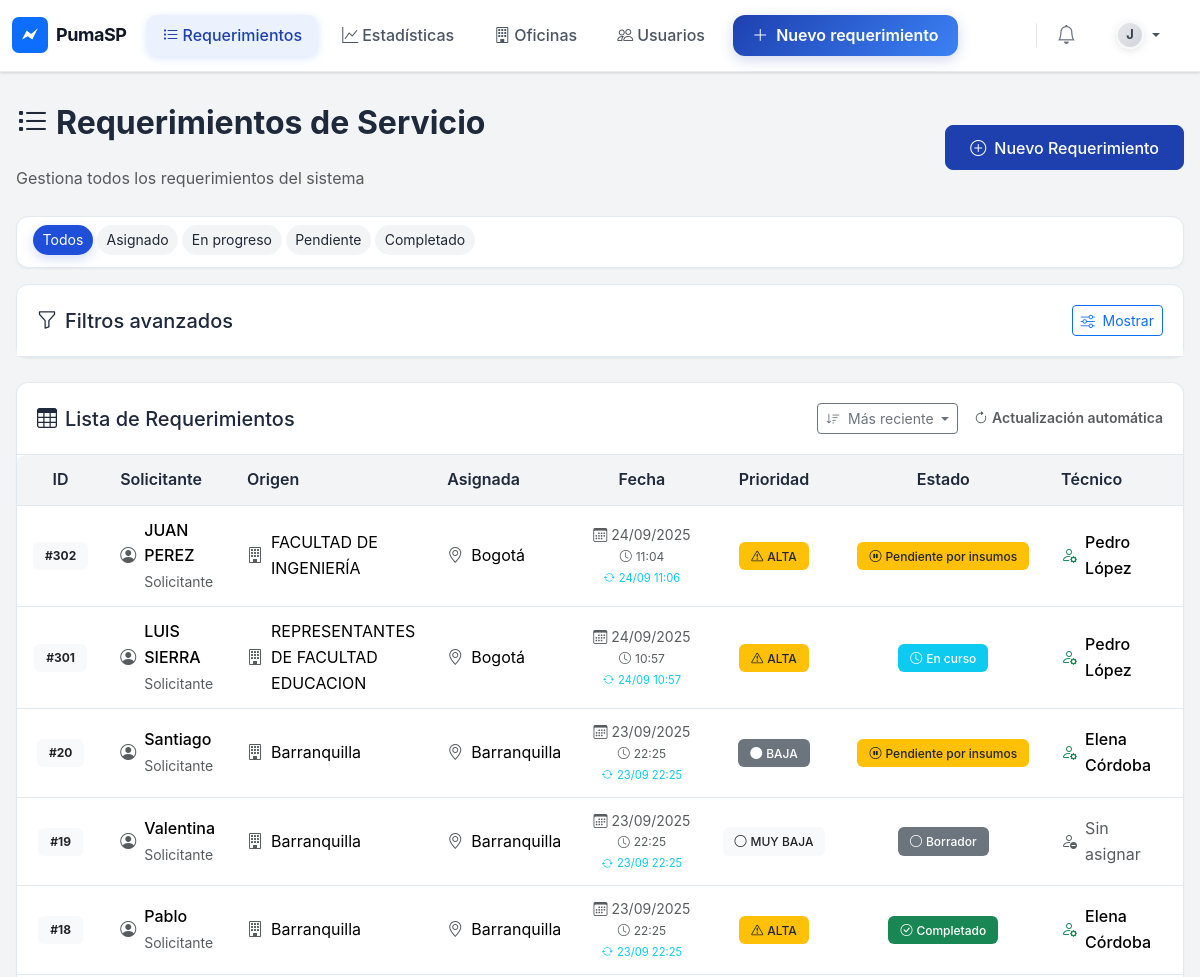
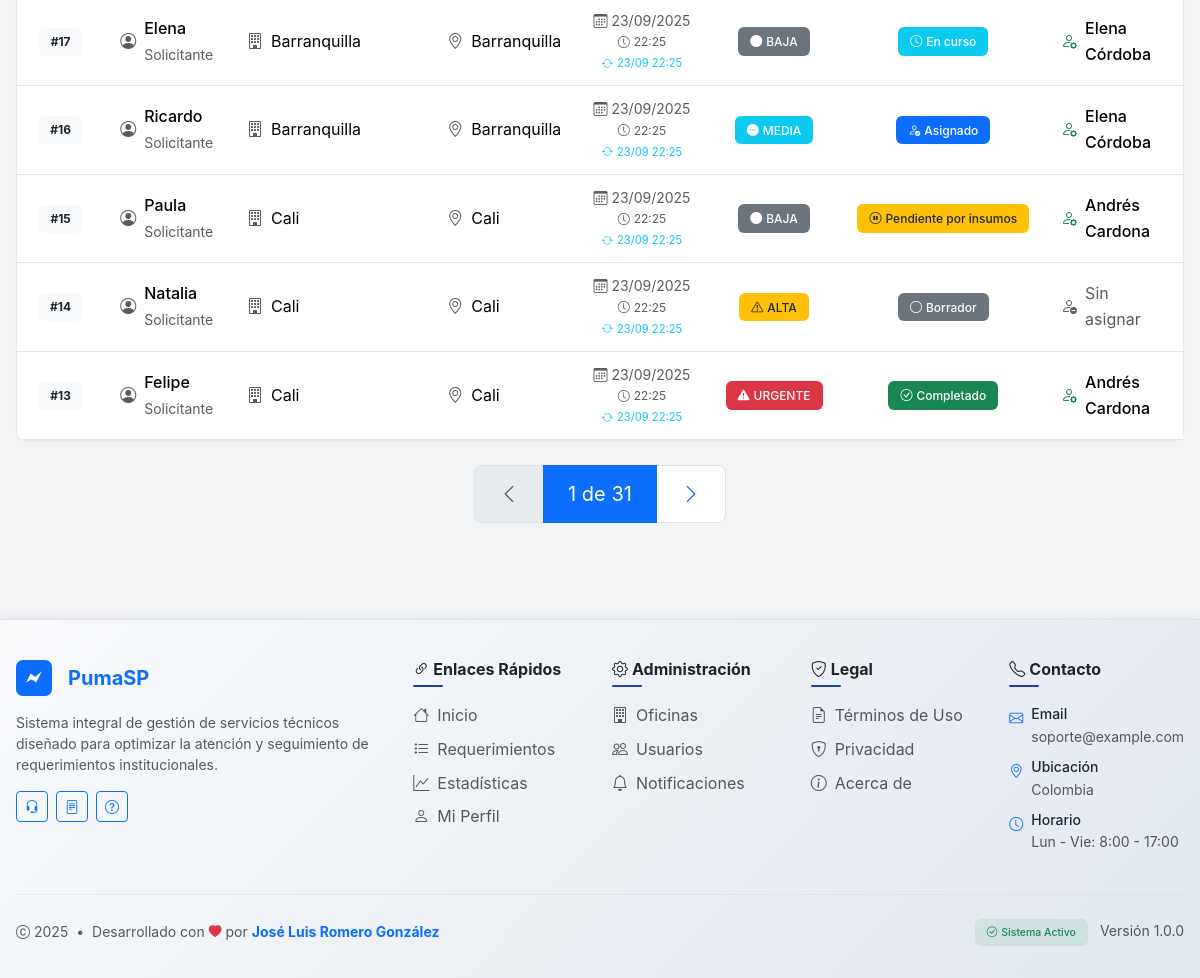
The app's page /tickets/ (signed in), older data (2 pictures, top to bottom).
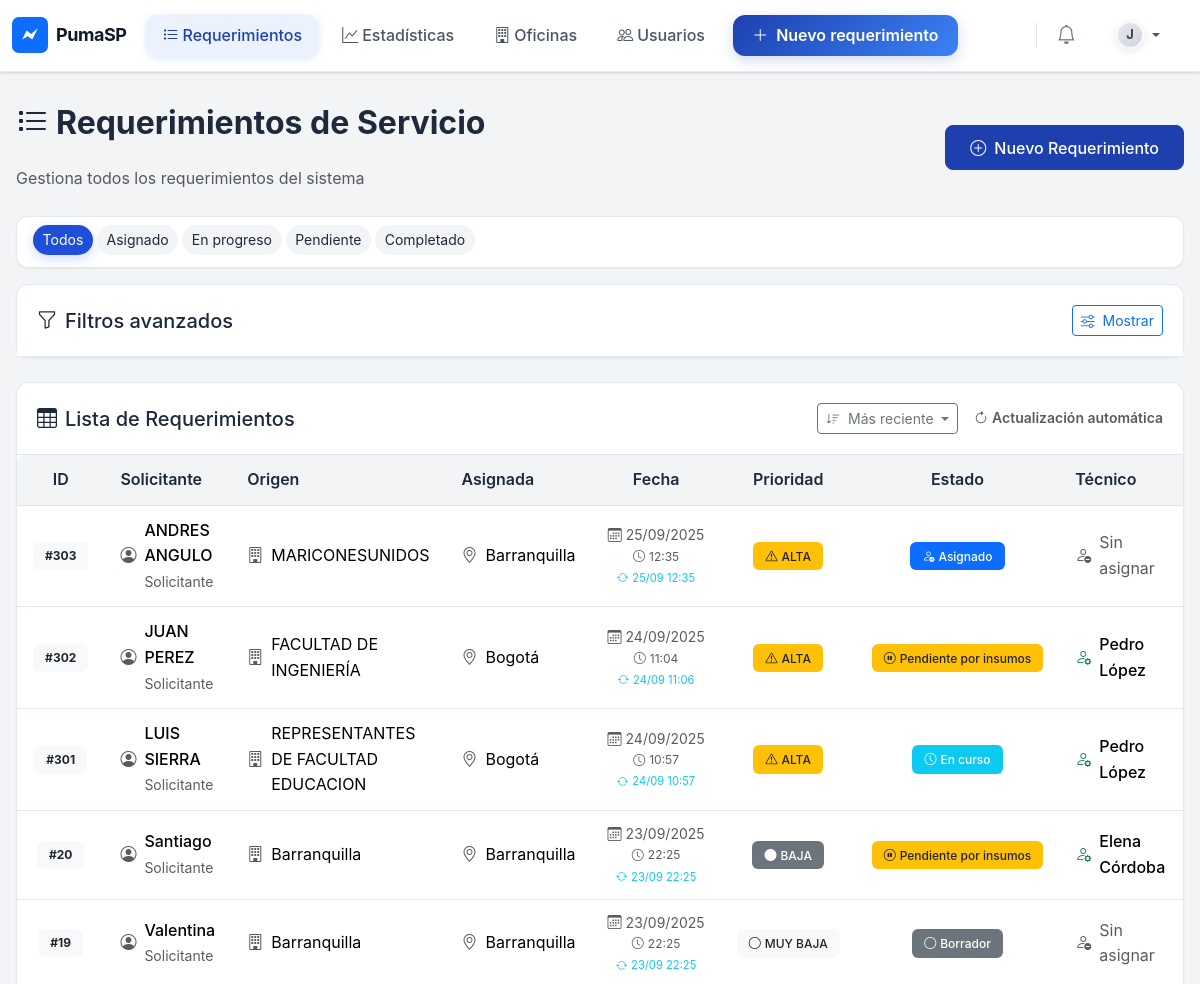
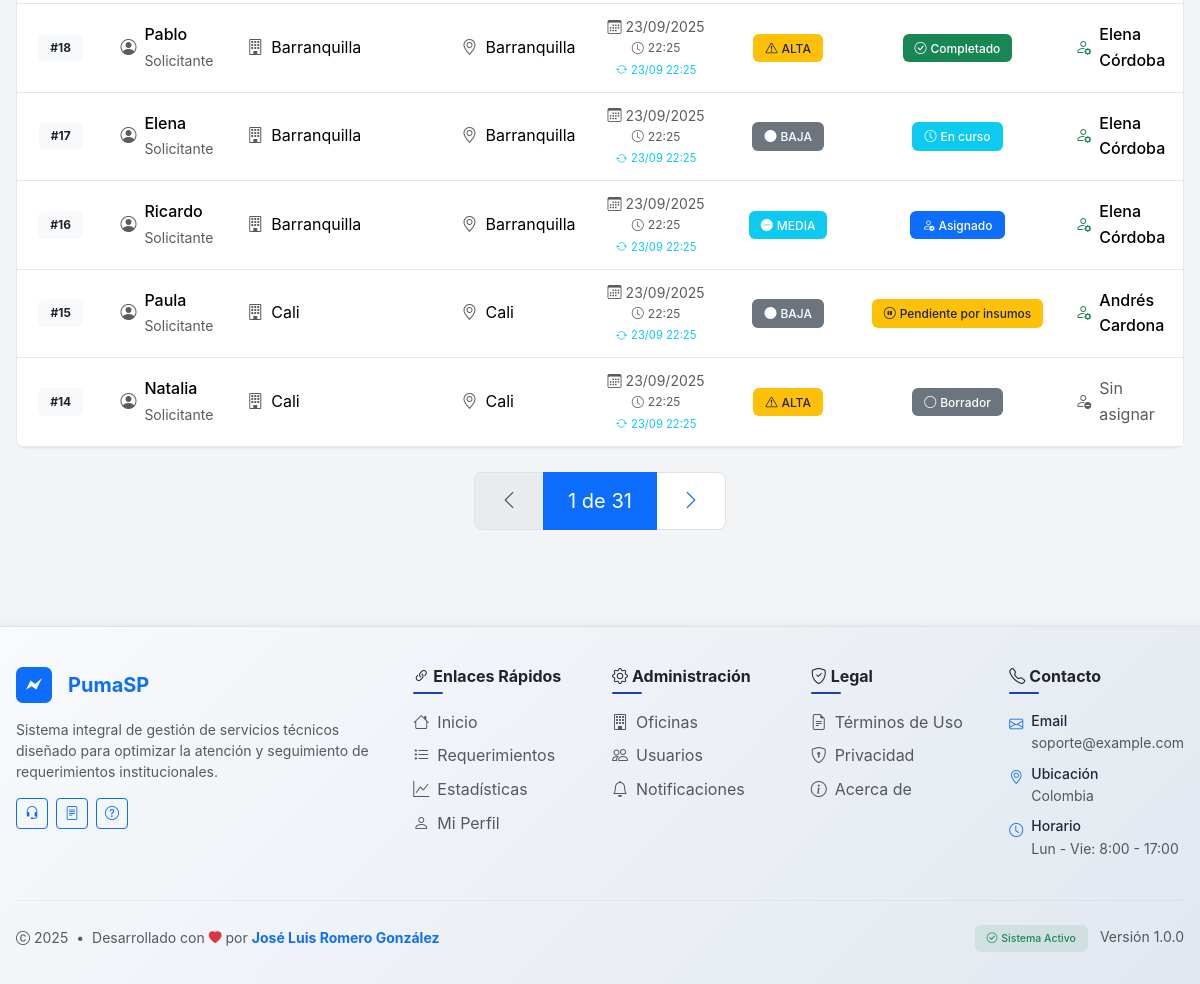
The same page, newer data (2 pictures, top to bottom).
### tickets/models.py (models this page shows, shortened)
class Ticket(models.Model):
	requester_name = models.CharField(max_length=150, verbose_name=_('Nombre del solicitante'))
	requester_office = models.ForeignKey('oficinas.Office', related_name='tickets_requested', on_delete=models.PROTECT, verbose_name=_('Oficina que solicita (catálogo)'), null=True, blank=True)
	requester_office_text = models.CharField(max_length=150, verbose_name=_('Oficina que solicita'), blank=True)
	description = models.TextField(verbose_name=_('Descripción del servicio'))
	priority = models.IntegerField(choices=TicketPriority.choices, default=TicketPriority.P3, verbose_name=_('Prioridad'))
	assigned_office = models.ForeignKey('oficinas.Office', related_name='tickets_assigned', on_delete=models.PROTECT, verbose_name=_('Oficina asignada'))
	supervisor = models.ForeignKey('accounts.CustomUser', related_name='tickets_supervised', null=True, blank=True, on_delete=models.SET_NULL, verbose_name=_('Supervisor'))
	technician = models.ForeignKey('accounts.CustomUser', related_name='tickets_assigned_to', null=True, blank=True, on_delete=models.SET_NULL, verbose_name=_('Técnico'))
	equipment_code = models.CharField(max_length=120, blank=True, verbose_name=_('Código del equipo'))
	status = models.CharField(max_length=20, choices=TicketStatus.choices, default=TicketStatus.DRAFT, verbose_name=_('Estado'))
	created_at = models.DateTimeField(auto_now_add=True)
	updated_at = models.DateTimeField(auto_now=True)

### oficinas/models.py (models this page shows)
class Office(models.Model):
	name = models.CharField(max_length=120, unique=True)
	description = models.TextField(blank=True)
	supervisor = models.ForeignKey('accounts.CustomUser', null=True, blank=True, on_delete=models.SET_NULL, related_name='supervisa_oficina')
	def __str__(self):
		return self.name

### accounts/models.py (models this page shows, shortened)
class CustomUser(AbstractUser):
	approved = models.BooleanField(default=False, help_text=_('Aprobado por Jefe'))
	role = models.CharField(max_length=16, choices=Roles.choices, default=Roles.UNASSIGNED)
	office = models.ForeignKey('oficinas.Office', null=True, blank=True, on_delete=models.SET_NULL, related_name='users')
	class IdentificationType(models.TextChoices):
		CC = 'CC', _('Cédula de ciudadanía')
		CE = 'CE', _('Cédula de extranjería')
		TI = 'TI', _('Tarjeta de identidad')
		PAS = 'PAS', _('Pasaporte')
		NIT = 'NIT', _('NIT')
		PEP = 'PEP', _('Permiso especial de permanencia')
	id_type = models.CharField(
		max_length=5,
		choices=IdentificationType.choices,
		null=True,
		blank=True,
		verbose_name=_('Tipo de identificación'),
	)
	id_number = models.CharField(
		max_length=32,
		null=True,
		blank=True,
		unique=True,
		verbose_name=_('Número de identificación'),
	)
	birth_date = models.DateField(null=True, blank=True, verbose_name=_('Fecha de nacimiento'))
	phone = models.CharField(max_length=20, null=True, blank=True, verbose_name=_('Teléfono'))
	@property
	def is_jefe(self):
		return self.role == Roles.JEFE
	@property
	def is_supervisor(self):
		return self.role == Roles.SUPERVISOR
	@property
	def is_tecnico(self):
		return self.role == Roles.TECNICO

### tickets/views.py (the view, shortened to what this page needs)
# urls.py: path('', views.index, name='oficinas_index'),
@login_required
def index(request):
	if request.user.is_jefe:
		qs = Ticket.objects.select_related('assigned_office', 'technician').all()
	elif request.user.is_supervisor:
		qs = Ticket.objects.filter(assigned_office=request.user.office)
	else:
		qs = Ticket.objects.filter(technician=request.user)
	status = request.GET.get('status')
	priority = request.GET.get('priority')
	office = request.GET.get('office')
	tech = request.GET.get('tech')
	q = request.GET.get('q')
	if status:
		qs = qs.filter(status=status)
	if priority:
		qs = qs.filter(priority=priority)
	if office:
		qs = qs.filter(assigned_office_id=office)
	if tech:
		qs = qs.filter(technician_id=tech)
	if q:
		qs = qs.filter(models.Q(requester_name__icontains=q) | models.Q(description__icontains=q))
	sort_by = request.GET.get('sort', '-created_at')  # Default: newest first
	valid_sorts = [
		'-created_at',  # Newest first
		'created_at',   # Oldest first
		'-updated_at',  # Recently updated first
		'updated_at',   # Least recently updated first
		'-priority',    # High priority first
		'priority',     # Low priority first
		'status',       # Status alphabetical
		'-status'       # Status reverse alphabetical
	]
	if sort_by in valid_sorts:
		qs = qs.order_by(sort_by)
	else:
		qs = qs.order_by('-created_at')
	page = request.GET.get('page', 1)
	paginator = Paginator(qs, 10)
	tickets = paginator.get_page(page)
	tech_counts = None
	tecnicos = None
	offices = None
	if request.user.is_jefe:
		offices = Office.objects.all()
		tecnicos = CustomUser.objects.filter(role=Roles.TECNICO)
	context = {
		'tickets': tickets,
		'tech_counts': tech_counts,
		'priority_choices': ['1','2','3','4','5'],
		'filters': {
			'status': status or '',
			'priority': priority or '',
			'office': int(office) if office else '',
			'tech': int(tech) if tech else '',
			'q': q or '',
			'sort': sort_by,
		},
		'tecnicos': tecnicos,
		'offices': offices,
	}
	if request.headers.get('x-requested-with') == 'XMLHttpRequest' and request.GET.get('partial') == 'tbody':
		html = render_to_string('tickets/_table_body.html', context | {'no_layout': True}, request=request)
		return JsonResponse({'html': html})
	return render(request, 'tickets/index.html', context)

### accounts/templatetags/name_filters.py (called while the page is built)
@register.filter(name='first_last')
def first_last(user):
    if not user:
        return ''
    first = (getattr(user, 'first_name', '') or '').strip()
    last = (getattr(user, 'last_name', '') or '').strip()
    full = ' '.join([p for p in [first, last] if p])
    return full if full else 'Sin nombre'

### gestor_servicios/context_processors.py (called while the page is built)
def brand(request):
    return {
        'BRAND_NAME': getattr(settings, 'APP_BRAND_NAME', 'PumaSP'),
        'BRAND_TAGLINE': getattr(settings, 'APP_BRAND_TAGLINE', ''),
        'BRAND_LOGO': getattr(settings, 'APP_BRAND_LOGO', 'favicon.svg'),
    'FOOTER_CONTACT_EMAIL': getattr(settings, 'APP_CONTACT_EMAIL', 'soporte@example.com'),
    'FOOTER_CONTACT_LOCATION': getattr(settings, 'APP_CONTACT_LOCATION', 'Colombia'),
    }

### templates/tickets/index.html (shortened to what the changed rows need)
{% extends 'base.html' %}
{% load name_filters %}
{% block content %}
<div class="d-flex justify-content-between align-items-center mb-4">
  <div>
    <h1 class="page-title">
      <i class="bi bi-list-task me-2"></i>Requerimientos de Servicio
    </h1>
  </div>
</div>
<div class="card">
  <div class="table-responsive">
    <table class="table table-hover mb-0">
      <thead class="table-light">
        <tr>
          <th scope="col" class="text-center">ID</th>
          <th scope="col">Solicitante</th>
          <th scope="col">Origen</th>
          <th scope="col">Asignada</th>
          <th scope="col" class="text-center">Fecha</th>
          <th scope="col" class="text-center">Prioridad</th>
          <th scope="col" class="text-center">Estado</th>
          <th scope="col">Técnico</th>
          <th scope="col" class="text-center">Acciones</th>
        </tr>
      </thead>
      <tbody id="tickets-tbody">
        {% include 'tickets/_table_body.html' %}
      </tbody>
    </table>
  </div>
</div>
{% endblock %}

### templates/tickets/_table_body.html (shortened to what the changed rows need)
{% load name_filters %}
{% for t in tickets %}
  <tr class="align-middle">
    <td class="text-center">
      <span class="badge bg-light text-dark fw-bold">#{{ t.id }}</span>
    </td>
    <td>
      <div class="d-flex align-items-center">
        <i class="bi bi-person-circle text-muted me-2"></i>
        <div>
          <div class="fw-medium">{{ t.requester_name }}</div>
          <small class="text-muted">Solicitante</small>
        </div>
      </div>
    </td>
    <td>
      <div class="d-flex align-items-center">
        <i class="bi bi-building text-muted me-2"></i>
        <span>{% if t.requester_office_text %}{{ t.requester_office_text }}{% else %}{{ t.requester_office|default:"Sin oficina" }}{% endif %}</span>
      </div>
    </td>
    <td>
      <div class="d-flex align-items-center">
        <i class="bi bi-geo-alt text-muted me-2"></i>
        <span>{{ t.assigned_office|default:"Sin asignar" }}</span>
      </div>
    </td>
    <td class="text-center">
      <div class="d-flex flex-column align-items-center">
        <div class="d-flex align-items-center text-muted small">
          <i class="bi bi-calendar3 me-1"></i>
          <span>{{ t.created_at|date:"d/m/Y" }}</span>
        </div>
        <div class="d-flex align-items-center text-muted" style="font-size: 0.75rem;">
          <i class="bi bi-clock me-1"></i>
          <span>{{ t.created_at|date:"H:i" }}</span>
        </div>
        {% if t.updated_at != t.created_at %}
          <div class="d-flex align-items-center text-info mt-1" style="font-size: 0.7rem;" title="Última actualización">
            <i class="bi bi-arrow-repeat me-1"></i>
            <span>{{ t.updated_at|date:"d/m H:i" }}</span>
          </div>
        {% endif %}
      </div>
    </td>
    <td class="text-center">
      {% if t.priority == 5 %}
        <span class="badge bg-danger">
          <i class="bi bi-exclamation-triangle-fill me-1"></i>{{ t.get_priority_display|upper }}
        </span>
      {% elif t.priority == 4 %}
        <span class="badge bg-warning text-dark">
          <i class="bi bi-exclamation-triangle me-1"></i>{{ t.get_priority_display|upper }}
        </span>
      {% elif t.priority == 3 %}
        <span class="badge bg-info">
          <i class="bi bi-dash-circle-fill me-1"></i>{{ t.get_priority_display|upper }}
        </span>
      {% elif t.priority == 2 %}
        <span class="badge bg-secondary">
          <i class="bi bi-circle-fill me-1"></i>{{ t.get_priority_display|upper }}
        </span>
      {% else %}
        <span class="badge bg-light text-dark">
          <i class="bi bi-circle me-1"></i>{{ t.get_priority_display|upper }}
        </span>
      {% endif %}
    </td>
    <td class="text-center">
      {% if t.status == 'DRAFT' %}
        <span class="badge bg-secondary">
          <i class="bi bi-circle me-1"></i>Borrador
        </span>
      {% elif t.status == 'ASSIGNED' %}
        <span class="badge bg-primary">
          <i class="bi bi-person-check me-1"></i>Asignado
        </span>
      {% elif t.status == 'IN_PROGRESS' %}
        <span class="badge bg-info">
          <i class="bi bi-clock me-1"></i>En curso
        </span>
      {% elif t.status == 'PENDING_SUPPLIES' %}
        <span class="badge bg-warning text-dark">
          <i class="bi bi-pause-circle me-1"></i>Pendiente por insumos
        </span>
      {% elif t.status == 'COMPLETED' %}
        <span class="badge bg-success">
          <i class="bi bi-check-circle me-1"></i>Completado
        </span>
      {% else %}
        <span class="badge bg-light text-dark">
          <i class="bi bi-question-circle me-1"></i>Desconocido
        </span>
      {% endif %}
    </td>
    <td>
      {% if t.technician %}
        <div class="d-flex align-items-center">
          <i class="bi bi-person-gear text-success me-2"></i>
          <div>
            <div class="fw-medium" title="@{{ t.technician.username }}">{{ t.technician|first_last }}</div>
          </div>
        </div>
      {% else %}
        <div class="d-flex align-items-center text-muted">
          <i class="bi bi-person-dash me-2"></i>
          <span>Sin asignar</span>
        </div>
      {% endif %}
    </td>
    <td class="text-center">
    </td>
  </tr>
{% endfor %}

Row changes from the older to the newer data that the page shows:
no longer on this page (row unchanged): Ticket: id "13", requester_name "Felipe", requester_office_text "Cali", assigned_office "Cali", created_at "23/09/2025", created_at "22:25", updated_at "23/09 22:25", priority "URGENTE", status "COMPLETED" (drawn), technician|first_last "Andrés Cardona"
added Ticket: id "303", requester_name "ANDRES ANGULO", requester_office_text "MARICONESUNIDOS", assigned_office "Barranquilla", created_at "25/09/2025", created_at "12:35", updated_at "25/09 12:35", priority "ALTA", status "ASSIGNED" (drawn), shows "Sin asignar"
